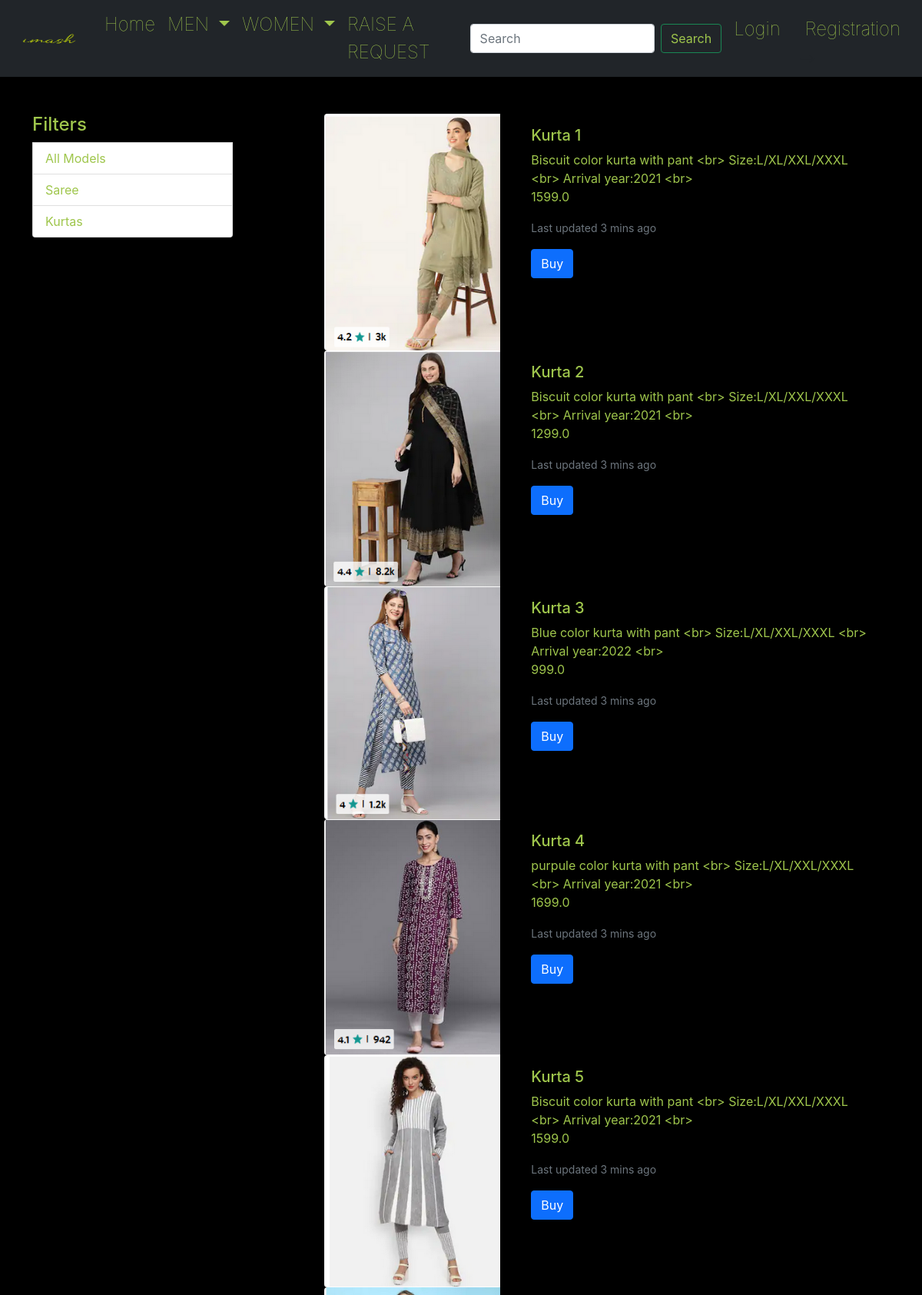
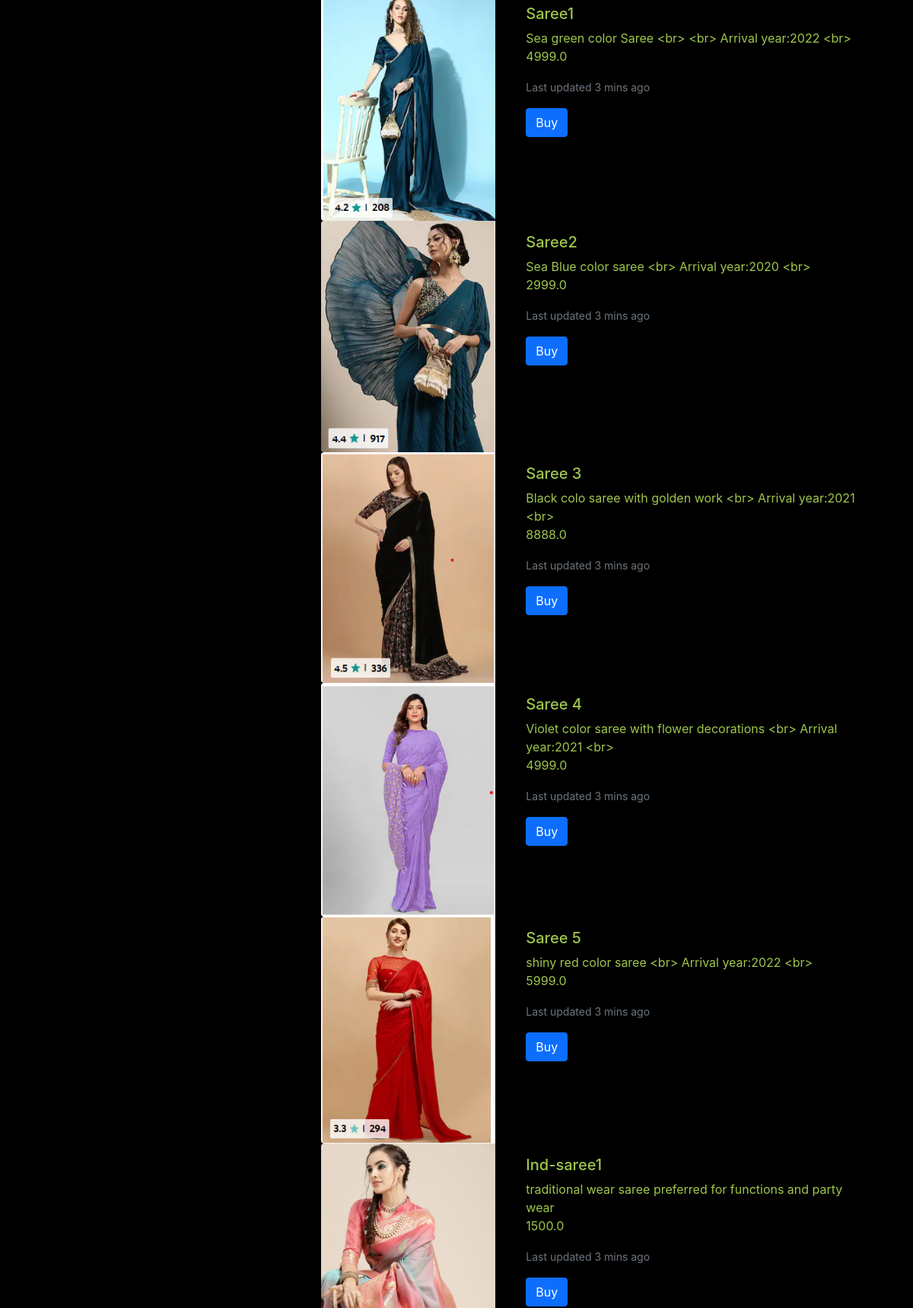
Screenshot of /women-indian (upper part) with the database file from the repository (2 pictures, top to bottom).
### app/models.py (models this page shows, shortened)
class Product(models.Model):
    title=models.CharField(max_length=100)
    selling_price=models.FloatField()
    discounted_price=models.FloatField()
    description=models.TextField()
    brand=models.CharField(max_length=100)
    category=models.CharField(choices=CATEGORY_CHOICES,max_length=2)
    product_image=models.ImageField(upload_to='productimg')
    colour =models.CharField(max_length=100,default=' ')
    fabric = models.CharField(max_length=100,default=' ')
    sizes = models.CharField(max_length=100,default=' ')
    feedback = models.CharField(max_length=100,default=' ')

### app/views.py (the view)
# urls.py: path('women-indian', views.women_indian, name='women_indian'),
def women_indian(request,data=None):
    if data == None:
        wi = Product.objects.filter(category='WI')
    else:
        wi = Product.objects.filter(category='WI').filter(brand=data)
    return render(request, 'app/women_indian.html',{'wi':wi})

### app/templates/app/women_indian.html
{% extends 'app/base.html' %} {% load static %} {% block title %}Buy Now{% endblock title %} {% block main-content %}
<div class="container my-5">
    <div class="row">
        <div class="col-sm-3">
            <div class="list-group">
                <h4 style="color:rgb(159, 198, 76)">Filters</h4>
                <a style="color:rgb(159, 198, 76)" href="{% url 'women_indian' %}" class="list-group-item list-group-item-action" aria-current="true">All Models</a>
                <a style="color:rgb(159, 198, 76)" href="{% url 'women_indian' 'Saree' %}" class="list-group-item list-group-item-action" aria-current="true">Saree</a>
                <a style="color:rgb(159, 198, 76)" href="{% url 'women_indian' 'Kurta' %}" class="list-group-item list-group-item-action " aria-current="true">Kurtas</a>
            </div>
        </div>
        <div class="col-sm-8 offset-sm-1">
            <div class="row">
                {% for product in wi %}
                <div class="col-md-4">
                    <img src="{{product.product_image.url}}" class="img-fluid rounded-start" alt="...">
                </div>
                <div class="col-md-8">
                    <div class="card-body">
                        <h5 class="card-title" style="color:rgb(159, 198, 76)">{{product.title}}</h5>
                        <p class="card-text" style="color:rgb(159, 198, 76)">{{product.description}}<br>{{product.discounted_price}}</p>
                        <p class="card-text" style="color:rgb(159, 198, 76)"><small class="text-muted">Last updated 3 mins ago</small></p>
                        <a href="{% url 'product-detail' product.id %}" class="btn btn-primary">Buy</a>
                    </div>
                </div>
                {% endfor %}
            </div>
        </div>
    </div>
</div>
{% endblock main-content %}

### app/static/app/css/style1.css (style rules this page uses)
body { margin: 0px; font-family: -apple-system, BlinkMacSystemFont, 'Segoe UI', Roboto, Oxygen, Ubuntu, Cantarell, 'Open Sans', 'Helvetica Neue', sans-serif; }

### app/static/app/css/register.css (style rules this page uses)
body { margin: 0px; font-family: -apple-system, BlinkMacSystemFont, 'Segoe UI', Roboto, Oxygen, Ubuntu, Cantarell, 'Open Sans', 'Helvetica Neue', sans-serif; }

### rows the page displays
Product: product_image (picture), title "Kurta 1", description "Biscuit color kurta with pant <br> Size:L/XL/XXL/XXXL <br> Arrival year:2021 <br>", discounted_price "1599.0"
Product: product_image (picture), title "Kurta 2", description "Biscuit color kurta with pant <br> Size:L/XL/XXL/XXXL <br> Arrival year:2021 <br>", discounted_price "1299.0"
Product: product_image (picture), title "Kurta 3", description "Blue color kurta with pant <br> Size:L/XL/XXL/XXXL <br> Arrival year:2022 <br>", discounted_price "999.0"
Product: product_image (picture), title "Kurta 4", description "purpule color kurta with pant <br> Size:L/XL/XXL/XXXL <br> Arrival year:2021 <br>", discounted_price "1699.0"
Product: product_image (picture), title "Kurta 5", description "Biscuit color kurta with pant <br> Size:L/XL/XXL/XXXL <br> Arrival year:2021 <br>", discounted_price "1599.0"
Product: product_image (picture), title "Saree1", description "Sea green color Saree <br> <br> Arrival year:2022 <br>", discounted_price "4999.0"
Product: product_image (picture), title "Saree2", description "Sea Blue color saree <br> Arrival year:2020 <br>", discounted_price "2999.0"
Product: product_image (picture), title "Saree 3", description "Black colo saree with golden work <br> Arrival year:2021 <br>", discounted_price "8888.0"
Product: product_image (picture), title "Saree 4", description "Violet color saree with flower decorations <br> Arrival year:2021 <br>", discounted_price "4999.0"
Product: product_image (picture), title "Saree 5", description "shiny red color saree <br> Arrival year:2022 <br>", discounted_price "5999.0"
Product: product_image (picture), title "Ind-saree1", description "traditional wear saree preferred for functions and party wear", discounted_price "1500.0"
